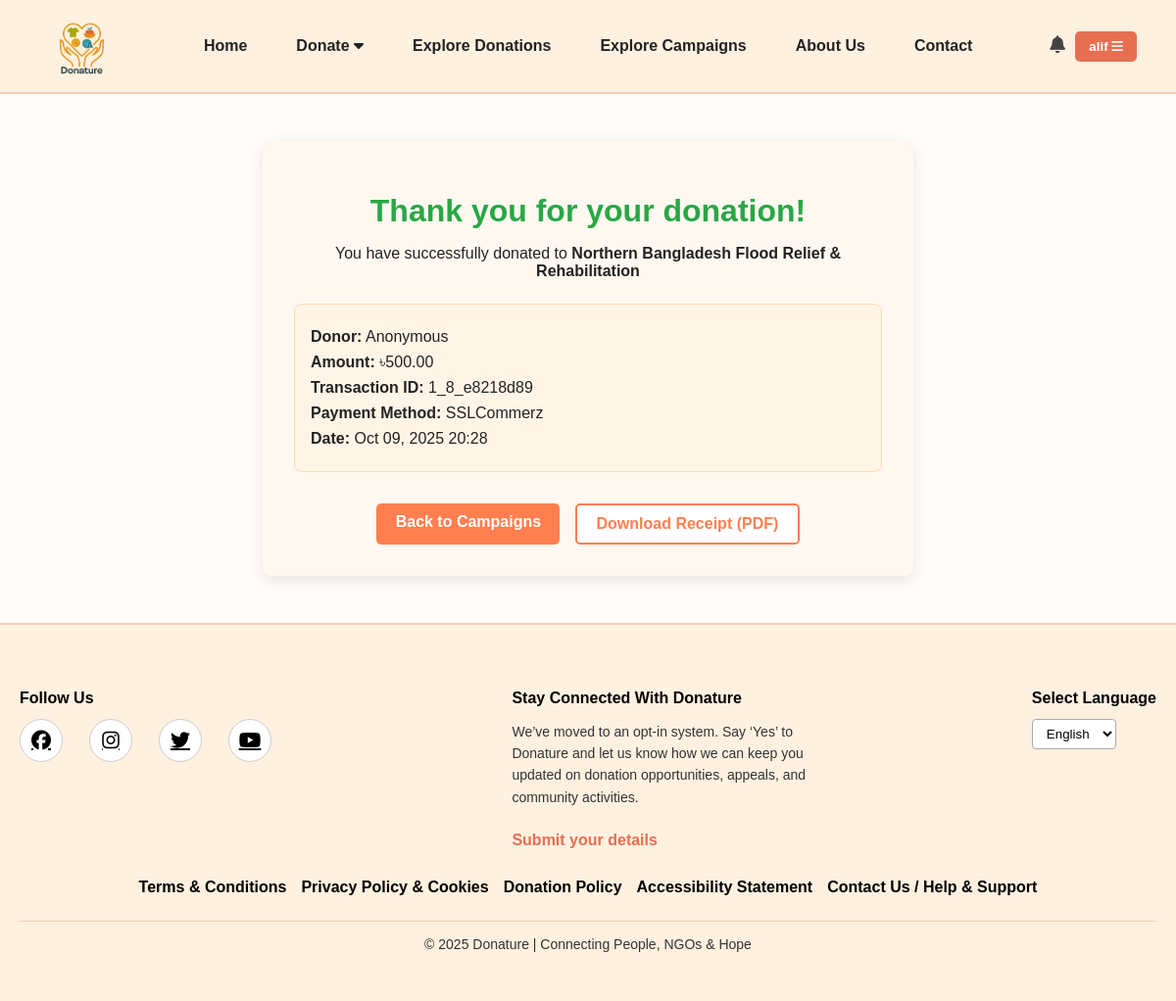
/ngos/donation-success/28/ (signed in), run on the app's committed database.
### donations/models.py (models this page shows, shortened)
class User(AbstractUser):
    USER_TYPE_CHOICES = (
        ('donor/recipient', 'Donor/Recipient'),
        ('ngo', 'NGO'),
        ('admin', 'Admin'),
    )
    user_type = models.CharField(max_length=20, choices=USER_TYPE_CHOICES, blank=True, null=True)
    is_approved = models.BooleanField(default=False)  # For NGO approval
    profile_picture = models.ImageField(upload_to='profile_pics/', blank=True, null=True) # Profile picture field

### ngos/models.py (models this page shows, shortened)
class NGODonation(models.Model):
    campaign = models.ForeignKey(
        'Campaign',
        on_delete=models.CASCADE,
        related_name="donations"
    )
    donor = models.ForeignKey(
        settings.AUTH_USER_MODEL,
        on_delete=models.CASCADE,
        related_name="ngo_donations"
    )
    amount = models.DecimalField(max_digits=12, decimal_places=2)
    donated_at = models.DateTimeField(auto_now_add=True)
    message = models.TextField(blank=True, null=True)
    payer_name = models.CharField(max_length=255, blank=True, null=True)
    account_input = models.CharField(max_length=255, blank=True, null=True)
    is_anonymous = models.BooleanField(default=False)
    payment_method = models.CharField(
        max_length=50,
        blank=True,
        null=True,
        default="SSLCommerz"
    )  # e.g., SSLCommerz
    transaction_id = models.CharField(
        max_length=100,
        blank=True,
        null=True,
        unique=True
    )  # SSLCommerz transaction ID
    payment_status = models.CharField(
        max_length=20,
        choices=[
            ('pending', 'Pending'),
            ('completed', 'Completed'),
            ('failed', 'Failed')
        ],
        default='pending'
    )

class Campaign(models.Model):
    STATUS_CHOICES = (
        ('pending', 'Pending Approval'),
        ('approved', 'Approved'),
        ('rejected', 'Rejected'),
    )
    ngo = models.ForeignKey(
        User,
        on_delete=models.CASCADE,
        limit_choices_to={'user_type': 'ngo', 'is_approved': True},
        related_name="campaigns"
    )
    title = models.CharField(max_length=200)
    description = models.TextField()
    image = models.ImageField(upload_to="campaigns/", blank=True, null=True)
    goal_amount = models.DecimalField(max_digits=12, decimal_places=2, blank=True, null=True)
    collected_amount = models.DecimalField(max_digits=12, decimal_places=2, default=0)
    start_date = models.DateField(auto_now_add=True)
    end_date = models.DateField(blank=True, null=True)
    category = models.ForeignKey(
        'CampaignCategory',
        on_delete=models.SET_NULL,
        blank=True,
        null=True,
        related_name='campaigns'
    )
    is_active = models.BooleanField(default=True)
    status = models.CharField(max_length=20, choices=STATUS_CHOICES, default='pending')
    created_at = models.DateTimeField(auto_now_add=True)
    approved_at = models.DateTimeField(blank=True, null=True)

### ngos/views.py (the view)
# urls.py: path('donation-success/<int:donation_id>/', views.donation_success_page, name='donation_success_page'),
@login_required
def donation_success_page(request, donation_id):
    donation = get_object_or_404(NGODonation, id=donation_id, donor=request.user)
    return render(request, "ngos/donation_success.html", {"donation": donation})

### custom_admin/views.py (called while the page is built)
def admin_context(request):
    if request.user.is_authenticated and request.user.user_type == 'admin':
        return {
            'pending_ngos_count': User.objects.filter(user_type='ngo', is_approved=False).count(),
            'pending_campaigns_count': Campaign.objects.filter(status='pending').count(),
            'pending_requests_count': RequestItem.objects.filter(status='pending').count(),
        }
    return {}

### donations/context_processors.py (called while the page is built)
def notifications_context(request):
    if request.user.is_authenticated:
        notifications = Notification.objects.filter(user=request.user).order_by('-created_at')[:5]
        unread_count = Notification.objects.filter(user=request.user, is_read=False).count()
    else:
        notifications = []
        unread_count = 0
    return {
        'notifications': notifications,
        'notifications_unread_count': unread_count
    }

### ngos/templates/ngos/donation_success.html (shortened to what this page needs)
{% extends "donations/base.html" %}
{% load static %}
{% block content %}
<link rel="stylesheet" href="{% static 'ngos/css/donation_success.css' %}">
<div class="success-container">
    <div class="success-card">
        <h1>Thank you for your donation!</h1>
        <p>You have successfully donated to <strong>{{ donation.campaign.title }}</strong></p>
        <div class="donation-summary">
    <p><strong>Donor:</strong> {% if donation.is_anonymous %}Anonymous{% else %}{{ donation.donor.username }}{% endif %}</p>
    <p><strong>Amount:</strong> ৳{{ donation.amount }}</p>
    <p><strong>Transaction ID:</strong> {{ donation.transaction_id }}</p>
    <p><strong>Payment Method:</strong> {{ donation.payment_method }}</p>
    <p><strong>Date:</strong> {{ donation.donated_at|date:"M d, Y H:i" }}</p>
</div>
        <div class="success-actions">
            <a href="{% url 'explore_campaigns' %}" class="btn-primary">Back to Campaigns</a>
            <a href="{% url 'download_receipt' donation.id %}" class="btn-secondary">Download Receipt (PDF)</a>
        </div>
    </div>
</div>
{% endblock %}

### donations/templates/donations/base.html (shortened to what this page needs)
{% load static %}
<!DOCTYPE html>
<html lang="en">
<head>
  <link rel="stylesheet" href="{% static 'donations/css/base.css' %}">
  <link rel="stylesheet" href="https://cdnjs.cloudflare.com/ajax/libs/font-awesome/6.5.0/css/all.min.css">
</head>
<body>
<nav class="navbar">
  <div class="navbar-container">
    <div class="logo-area">
      <img src="{% static 'donations/images/logo.png' %}" alt="Logo" class="logo">
    </div>
    <ul class="nav-links">
      <li><a href="{% url 'home' %}">Home</a></li>
      {% if request.user.is_authenticated %}
        {% if request.user.user_type == 'donor/recipient' %}
          <li class="dropdown">
            <a href="#">Donate <i class="fa fa-caret-down"></i></a>
          </li>
          <li><a href="{% url 'explore_donations' %}">Explore Donations</a></li>
          <li><a href="{% url 'explore_campaigns' %}">Explore Campaigns</a></li>
        {% endif %}
      {% endif %}
      <li><a href="{% url 'about' %}">About Us</a></li>
      <li><a href="{% url 'contact' %}">Contact</a></li>
    </ul>
    <div class="auth-btn">
      {% if request.user.is_authenticated %}
<div class="notification-dropdown">
  <button class="notification-btn">
    <i class="fa fa-bell"></i>
  </button>
</div>
        <div class="dropdown">
          <button class="dropdown-btn">
            {{ request.user.username }}
            <i class="fa fa-bars"></i>
          </button>
        </div>
      {% else %}
        <a href="#" onclick="openModal('loginModal')" class="login-btn">Log In / Sign Up</a>
      {% endif %}
    </div>
  </div>
</nav>
<main>
  {% block content %}{% endblock %}
</main>
<footer class="footer">
  <div class="footer-container">
    <div class="footer-section">
      <p class="footer-title">Follow Us</p>
      <div class="social-icons">
        <a href="#"><i class="fab fa-facebook"></i></a>
        <a href="#"><i class="fab fa-instagram"></i></a>
        <a href="#"><i class="fab fa-twitter"></i></a>
        <a href="#"><i class="fab fa-youtube"></i></a>
      </div>
    </div>
    <div class="footer-section">
      <p class="footer-title">Stay Connected With Donature</p>
      <p class="footer-text">
        We’ve moved to an opt-in system. Say ‘Yes’ to Donature and let us know how we can keep you
        updated on donation opportunities, appeals, and community activities.
      </p>
      <a href="#" class="footer-link">Submit your details</a>
    </div>
    <div class="footer-section">
      <p class="footer-title">Select Language</p>
      <select class="language-select">
        <option>English</option>
      </select>
    </div>
  </div>
  <div class="footer-links">
    <a href="#">Terms & Conditions</a>
    <a href="#">Privacy Policy & Cookies</a>
    <a href="#">Donation Policy</a>
    <a href="#">Accessibility Statement</a>
    <a href="#">Contact Us / Help & Support</a>
  </div>
  <div class="footer-bottom">
    © 2025 Donature | Connecting People, NGOs & Hope
  </div>
</footer>
</body>
</html>

### donations/static/donations/css/base.css (style rules this page uses)
body { margin: 0; font-family: Arial, sans-serif; background-color: #fffdf9; color: #222; overflow-x: hidden; }
.navbar { background-color: #fff1e0; padding: 12px 40px; border-bottom: 2px solid #f3d1b8; }
.navbar-container { display: flex; justify-content: space-between; align-items: center; }
.logo-area { display: flex; align-items: center; }
.logo { height: 70px; margin-right: 8px; }
.nav-links { list-style: none; display: flex; gap: 30px; margin: 0; padding: 0; }
.nav-links a { text-decoration: none; font-weight: bold; color: #222; padding: 6px 10px; border-radius: 5px; transition: all 0.3s ease; }
.navbar .dropdown { position: relative; display: inline-block; }
.navbar .dropdown a { cursor: pointer; }
.notification-dropdown { position: relative; display: inline-block; }
.notification-btn { background: none; border: none; cursor: pointer; font-size: 18px; position: relative; color: #444; }
.auth-btn .dropdown { position: relative; display: inline-block; }
.dropdown-btn { background-color: #e76f51; color: white; border: none; border-radius: 5px; padding: 8px 14px; font-weight: bold; cursor: pointer; transition: background 0.3s ease; }
.footer { background-color: #fff1e0; padding: 50px 20px; border-top: 2px solid #f3d1b8; font-family: Arial, sans-serif; color: #333; }
.footer-container { display: flex; justify-content: space-between; flex-wrap: wrap; gap: 40px; max-width: 1200px; margin: 0 auto 30px auto; }
.footer-title { font-weight: bold; font-size: 16px; margin-bottom: 12px; color: #000; }
.footer-text { font-size: 14px; line-height: 1.6; color: #333; max-width: 300px; }
.footer-link { color: #e76f51; font-weight: bold; text-decoration: none; display: inline-block; margin-top: 10px; }
.social-icons a { font-size: 20px; margin-right: 15px; color: #000; transition: color 0.3s; }
.language-select { padding: 6px 10px; border: 1px solid #aaa; border-radius: 4px; background: #fff; cursor: pointer; }
.footer-links { display: flex; flex-wrap: wrap; justify-content: center; gap: 15px; margin-bottom: 25px; }
.footer-links a { color: #000; text-decoration: none; font-weight: bold; transition: color 0.3s; }
.footer-bottom { font-size: 14px; color: #333; text-align: center; border-top: 1px solid #f3d1b8; padding-top: 15px; }
.social-icons { display: flex; justify-content: center; gap: 12px; margin-top: 10px; }
.social-icons a { display: inline-flex; align-items: center; justify-content: center; width: 42px; height: 42px; border: 1px solid #ccc; border-radius: 50%; background: #fff; transition: 0.3s; }

### ngos/static/ngos/css/donation_success.css (style rules this page uses)
.success-container { max-width: 600px; margin: 3rem auto; padding: 2rem; background-color: #fff8f0; border-radius: 10px; box-shadow: 0 4px 15px rgba(0,0,0,0.1); text-align: center; }
.success-card h1 { color: #28a745; margin-bottom: 1rem; }
.donation-summary { text-align: left; margin: 1.5rem 0; padding: 1rem; border: 1px solid #ffdcb6; border-radius: 8px; background-color: #fff5e6; }
.donation-summary p { margin: 0.5rem 0; }
.success-actions { margin-top: 2rem; display: flex; justify-content: center; gap: 1rem; }
.btn-primary, .btn-secondary { padding: 0.6rem 1.2rem; border: none; border-radius: 5px; text-decoration: none; font-weight: bold; cursor: pointer; }
.btn-primary { background-color: #ff7f50; color: white; }
.btn-secondary { background-color: #fff; border: 2px solid #ff7f50; color: #ff7f50; }

### data on the page
User: user.username "alif"
NGODonation: campaign "Northern Bangladesh Flood Relief & Rehabilitation", amount "500.00", transaction_id "1_8_e8218d89", payment_method "SSLCommerz", donated_at "Oct 09, 2025 20:28"
